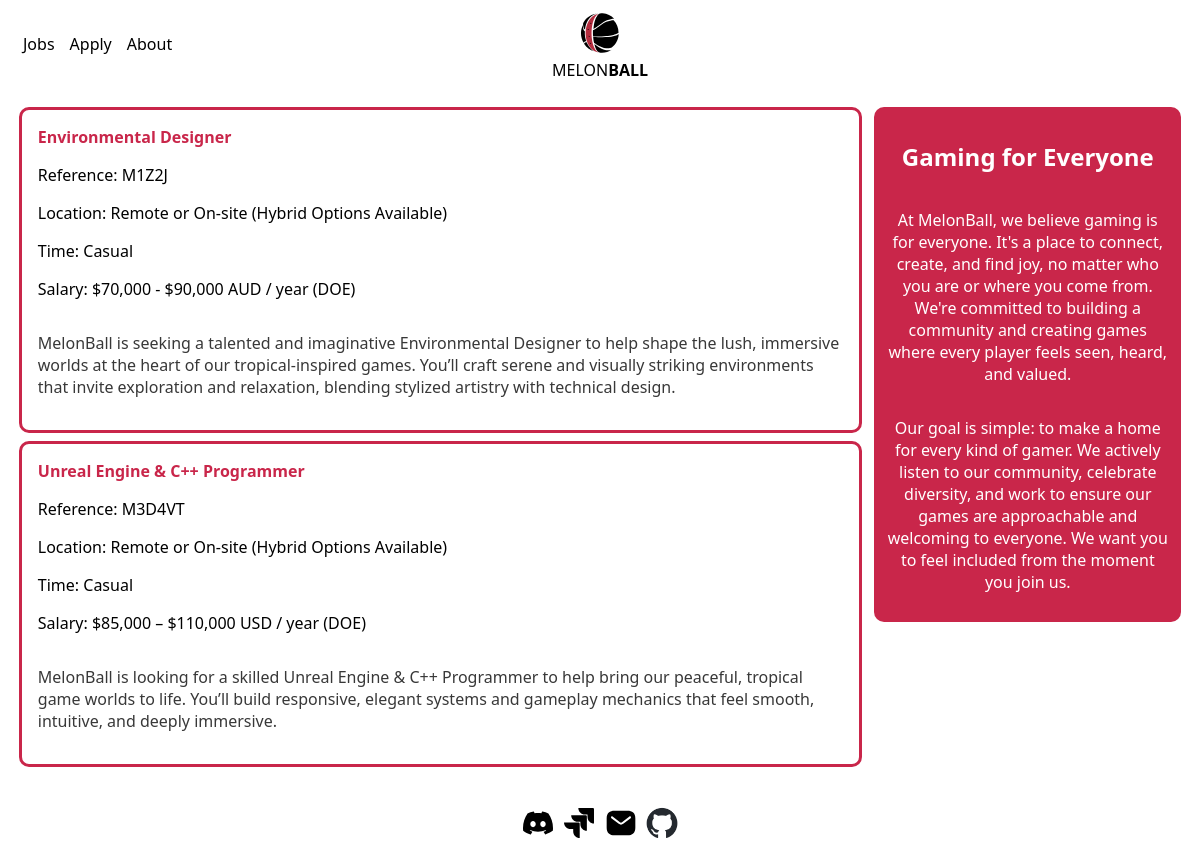
/jobs.php, run on the app's committed database.
### tables this page shows
CREATE TABLE `job_listings` (
  `job_id` int(11) NOT NULL,
  `reference_code` varchar(10) NOT NULL,
  `title` varchar(100) NOT NULL,
  `location` varchar(255) DEFAULT NULL,
  `time_commitment` varchar(50) DEFAULT NULL,
  `salary_range` varchar(50) DEFAULT NULL,
  `short_description` text DEFAULT NULL,
  `about_the_role` text DEFAULT NULL,
  `requirements` text DEFAULT NULL,
  `responsibilities` text DEFAULT NULL,
  `reporting_line` text DEFAULT NULL
);

### jobs.php (the view, shortened to what this page needs)
<!DOCTYPE html>
<html lang="en">
    <head>
        <link rel="stylesheet" href="styles/stylessheet.css">
    </head>
    <body>
        <?php include 'header.inc'; ?>
        <main>
          <section class="jobs_container">
            <?php
              require_once('settings.php');
              $conn = mysqli_connect($host, $user, $pwd, $sql_db);
            ?>
            <aside>
              <h2>Gaming for Everyone</h2>
              <p>At MelonBall, we believe gaming is for everyone.
                It's a place to connect, create, and find joy, no matter who you are or where you come from.
                We&apos;re committed to building a community and creating games where every player feels seen, heard, and valued.
              </p>
              <p>Our goal is simple: to make a home for every kind of gamer.
                We actively listen to our community, celebrate diversity, and work to ensure our games are approachable and welcoming to everyone.
                We want you to feel included from the moment you join us.
              </p>
            </aside>
            <section class="jobs_selection">
              <?php
                $sql_query =
                  "SELECT
                    title,
                    reference_code,
                    location,
                    time_commitment,
                    salary_range,
                    short_description,
                    about_the_role,
                    requirements,
                    responsibilities,
                    reporting_line
                  FROM job_listings";
                $result = mysqli_query($conn, $sql_query);
                if ($result && mysqli_num_rows($result) > 0) {
                    while ($job = mysqli_fetch_assoc($result)) {
                        ?>
                        <a class="apply_link" href="apply.php">
                            <section class="jobs">
                                <h1 class="job_title" style="color: rgb(201, 38, 74)">
                                  <strong><?php echo htmlspecialchars($job['title']); ?></strong>
                                </h1>
                                <div class="job_meta">
                                  <p>Reference: <?php echo htmlspecialchars($job['reference_code']); ?></p>
                                  <p>Location: <?php echo htmlspecialchars($job['location']); ?></p>
                                  <p>Time: <?php echo htmlspecialchars($job['time_commitment']); ?></p>
                                  <p>Salary: <?php echo htmlspecialchars($job['salary_range']); ?></p>
                                </div>
                                <div class="job_desc">
                                  <p><?php echo htmlspecialchars($job['short_description']); ?></p>
                                </div>
                            </section>
                        </a>
                        <?php
                    }
                } else {
                    echo "<p>No job listings are currently available.</p>";
                }
              ?>
            </section>
          </section>
        </main>
        <?php include 'footer.inc'; ?>
    </body>
</html>

### header.inc (shortened to what this page needs)
<header>
    <div class="header_container">
    <div class="nav_container">
        <nav>
        <ul>
            <li><a href="jobs.php">Jobs</a></li>
            <li><a href="apply.php">Apply</a></li>
            <li><a href="about.php">About</a></li>
        </ul>
        </nav>
    </div>
    <div class="logo_container">
        <a href="index.php"><img id="logo" src="images/Logo_Black.svg"
        alt="MELONBALL logo with white curved segments and a bold red stripe, outlined in black" title="MELONBALL Logo">
        </a>
        <p>MELON<strong>BALL</strong></p>
    </div>
    </div>
</header>

### footer.inc
<footer class="footer_container">
    <a href="https://discord.com"><img class="footer_logo" src="images/discord.svg" alt="Our Discord server"></a>
    <a href="https://jonahclydeswin.atlassian.net/jira/software/projects/SCRUM/boards/1/timeline"><img class="footer_logo" src="images/jira.svg" alt="Our Jira board"></a>
    <a href="mailto:info@melonball.com"> <img class="footer_logo" src="images/email.svg" alt="Email us"></a>
    <a href="https://github.com/ThankYouBonsai/Applied_Web_Project_G01.git"><img class="footer_logo" src="images/github-mark.png" alt="Github Repository"> </a>
</footer>

### styles/stylessheet.css (style rules this page uses)
:root { --crimson_red: rgb(201, 38, 74); --bar_width: 35px; --bar_height: 6px; --hamburger_gap: 3px; --foreground: black; --background: white; --hamburger_margin: 30px; --animation_timing: 200ms ease-in-out; --hamburger_height: calc(var(--bar_height) * 3 + var(--hamburger_gap) * 2); --border_radius: 10px; }
* { font-family: "Segoe UI", "Roboto", "Helvetica Neue", "Arial", "sans-serif", "Apple Color Emoji", "Segoe UI Emoji", "Segoe UI Symbol"; }
header { position: sticky; top: 0; z-index: 100; max-height: fit-content; background-color: var(--background); }
.header_container { display: flex; flex-grow: 1; flex-direction: row; justify-content: space-between; align-items: center; background-color: rgb(255, 255, 255); }
.nav_container { flex-grow: 1; flex-basis: 0; }
.nav_container ul { display: flex; flex-direction: row; padding: 0; margin: 0; list-style: none; }
.nav_container li { padding-left: 15px; }
.nav_container li a { text-decoration: none; color: black; }
.logo_container { display: flex; flex-direction: column; align-items: center; flex-grow: 1; }
.logo_container p { font-size: clamp(8px, 2vw, 16px); padding: 0; margin: 0; }
#logo { min-width: 4em; max-width: 15%; }
aside { display: flex; flex-direction: column; width: 25%; padding: 0.8em; margin: 0.5vw; text-align: center; background-color: var(--crimson_red); border-radius: var(--border_radius); }
footer { background-color: var(--background); max-height: fit-content; }
.footer_container { display: flex; flex-direction: row; justify-content: center; align-items: center; }
.footer_logo { margin: 0.3em; width: 2em; }
html, body { height: 100%; margin: 0; }
body { display: flex; flex-direction: column; overflow-x: auto; }
header { flex-grow: 1; padding: 0.5em; }
main { flex-grow: 1; }
footer { flex-grow: 1; padding: 0.5em; }
h1 { padding: 0; margin: 0; }
img { display: flex; }
.jobs_container { display: flex; flex-direction: row-reverse; align-items: flex-start; align-content: space-evenly; margin: 0.8em; }
.jobs_selection { display: flex; flex-basis: 75%; flex-direction: column; margin: 0.5vw; }
.jobs { display: flex; flex-direction: column; padding: 1em; min-height: 13em; border: 0.2em; margin-bottom: 1vh; border-style: solid; border-radius: var(--border_radius); border-color: var(--crimson_red) }
.apply_link { text-decoration: none; color: black; }

### jobs.php (style rules this page uses)
.job_desc { color: rgb(56, 56, 56); }
aside { color: white; }

### data on the page
job_listings: title "Environmental Designer", reference_code "M1Z2J", location "Remote or On-site (Hybrid Options Available)", time_commitment "Casual", salary_range "$70,000 - $90,000 AUD / year (DOE)", short_description "MelonBall is seeking a talented and imaginative Environmental Designer to help shape the lush, immersive worlds at the heart of our tropical-inspired games. You’ll craft serene and visually striking environments that invite exploration and relaxation, blending stylized artistry with technical design."
job_listings: title "Unreal Engine & C++ Programmer", reference_code "M3D4VT", location "Remote or On-site (Hybrid Options Available)", time_commitment "Casual", salary_range "$85,000 – $110,000 USD / year (DOE)", short_description "MelonBall is looking for a skilled Unreal Engine & C++ Programmer to help bring our peaceful, tropical game worlds to life. You’ll build responsive, elegant systems and gameplay mechanics that feel smooth, intuitive, and deeply immersive."
